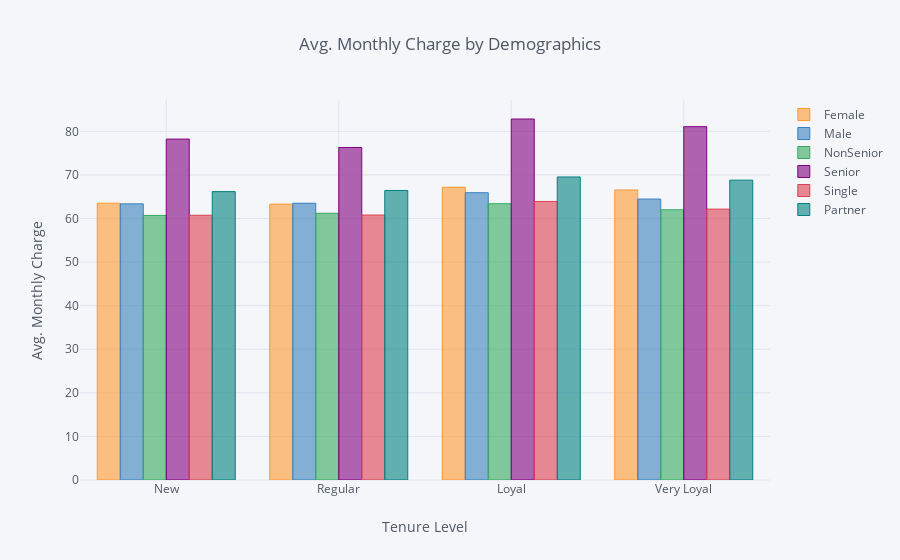

Notebook code cell kept with this figure:
### Code cell
#bars in groups:

gender = df.pivot_table(values='MonthlyCharges', columns='gender', 
                        index='TenureLevel', aggfunc='mean')

senior = df.pivot_table(values='MonthlyCharges', columns='SeniorCitizen', 
                        index='TenureLevel', aggfunc='mean')

partner = df.pivot_table(values='MonthlyCharges', columns='Partner', 
                         index='TenureLevel', aggfunc='mean')

data = pd.concat([gender, senior, partner], axis=1)
data.columns = ['Female', 'Male', 'NonSenior', 'Senior', 'Single', 'Partner']
data = data.reset_index()

custom_dict = {'New': 0, 'Regular': 1, 'Loyal': 2, 'Very Loyal' : 3}  
data = data.iloc[data['TenureLevel'].map(custom_dict).argsort()]

data.iplot(kind='bar', x='TenureLevel', xTitle='Tenure Level', 
           yTitle='Avg. Monthly Charge', title='Avg. Monthly Charge by Demographics')

### Figure 1 — Plotly figure (JSON) as saved in the notebook; plotly's stock layout.template omitted (floating-point values rounded to 4 significant figures)
{"data": [{"marker": {"color": "rgba(255, 153, 51, 0.6)", "line": {"color": "rgba(255, 153, 51, 1.0)", "width": 1}}, "name": "Female", "orientation": "v", "text": "", "type": "bar", "uid": "28132fd6-79ec-4179-841e-d305f7d0d68d", "x": ["New", "Regular", "Loyal", "Very Loyal"], "y": [63.53, 63.3, 67.18, 66.55]}, {"marker": {"color": "rgba(55, 128, 191, 0.6)", "line": {"color": "rgba(55, 128, 191, 1.0)", "width": 1}}, "name": "Male", "orientation": "v", "text": "", "type": "bar", "uid": "a39a0017-9d00-45bf-a784-8b7c48b2e14f", "x": ["New", "Regular", "Loyal", "Very Loyal"], "y": [63.37, 63.51, 65.93, 64.46]}, {"marker": {"color": "rgba(50, 171, 96, 0.6)", "line": {"color": "rgba(50, 171, 96, 1.0)", "width": 1}}, "name": "NonSenior", "orientation": "v", "text": "", "type": "bar", "uid": "e7227c50-3996-437b-8fa0-19419ec93490", "x": ["New", "Regular", "Loyal", "Very Loyal"], "y": [60.71, 61.2, 63.4, 62.01]}, {"marker": {"color": "rgba(128, 0, 128, 0.6)", "line": {"color": "rgba(128, 0, 128, 1.0)", "width": 1}}, "name": "Senior", "orientation": "v", "text": "", "type": "bar", "uid": "ffc27767-5566-4ab8-8cdd-afeb5ba7b9e6", "x": ["New", "Regular", "Loyal", "Very Loyal"], "y": [78.23, 76.3, 82.83, 81.08]}, {"marker": {"color": "rgba(219, 64, 82, 0.6)", "line": {"color": "rgba(219, 64, 82, 1.0)", "width": 1}}, "name": "Single", "orientation": "v", "text": "", "type": "bar", "uid": "1fdff95a-2ce4-4ab5-bdd4-e91a33694808", "x": ["New", "Regular", "Loyal", "Very Loyal"], "y": [60.75, 60.79, 63.92, 62.16]}, {"marker": {"color": "rgba(0, 128, 128, 0.6)", "line": {"color": "rgba(0, 128, 128, 1.0)", "width": 1}}, "name": "Partner", "orientation": "v", "text": "", "type": "bar", "uid": "b7f6c4c2-b704-4f3a-beb5-b1daa02bfc01", "x": ["New", "Regular", "Loyal", "Very Loyal"], "y": [66.17, 66.43, 69.54, 68.81]}], "layout": {"legend": {"bgcolor": "#F5F6F9", "font": {"color": "#4D5663"}}, "paper_bgcolor": "#F5F6F9", "plot_bgcolor": "#F5F6F9", "title": {"font": {"color": "#4D5663"}, "text": "Avg. Monthly Charge by Demographics"}, "xaxis": {"gridcolor": "#E1E5ED", "showgrid": true, "tickfont": {"color": "#4D5663"}, "title": {"font": {"color": "#4D5663"}, "text": "Tenure Level"}, "zerolinecolor": "#E1E5ED"}, "yaxis": {"gridcolor": "#E1E5ED", "showgrid": true, "tickfont": {"color": "#4D5663"}, "title": {"font": {"color": "#4D5663"}, "text": "Avg. Monthly Charge"}, "zerolinecolor": "#E1E5ED"}}}
